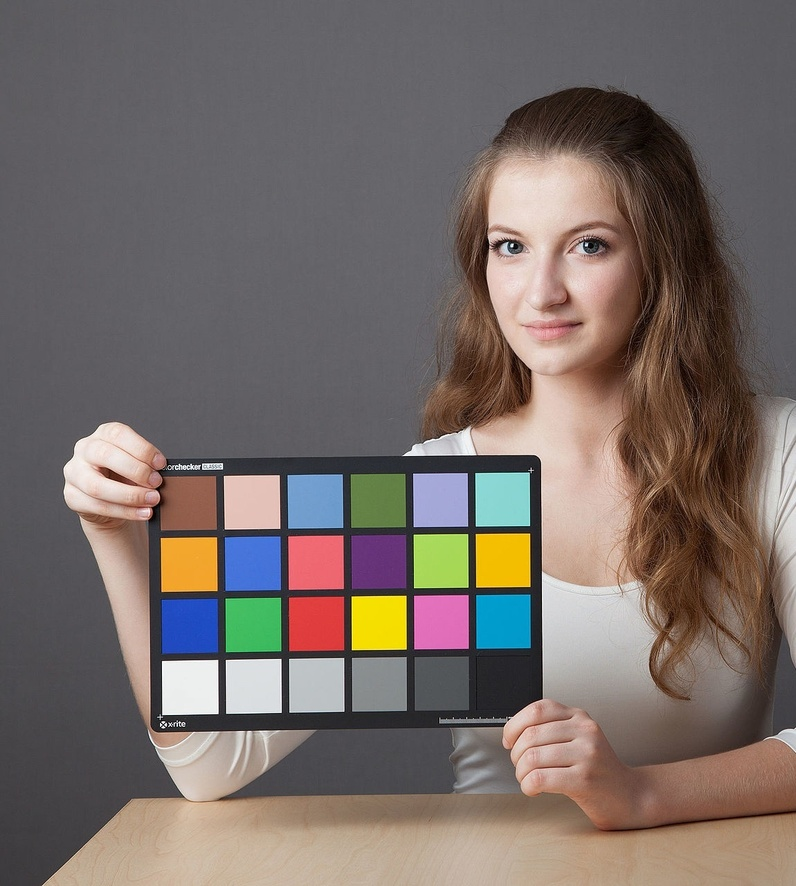
#> input picture exercises/ch3/ex_3_1/part2_im1.jpg, 796 x 886 px, shrunk from 1150 x 1280 before the run
$ python ex_3_1.py
#> lines starting #> are read from the running program, lines starting #| are printed output that depends on the picture; long printed decimals are rounded; pictures that were not available may be replaced by others from this repository, and a replacement may not be noted
import cv2
from matplotlib import pyplot
import numpy

from skimage import color


# [92 lines left out: functions part_0, part_1, not called in this run]


def part_2():
    """
    Can you recover what the color balance ratios are between the different
    settings?
    """

    # I got these images from wikipedia on color balancing
    prefix = "ex_3_1/part2_im"
    names = ["{}{}.jpg".format(prefix, i+1) for i in range(5)]
    images = [cv2.cvtColor(cv2.imread(name), cv2.COLOR_BGR2RGB)
              for name in names]
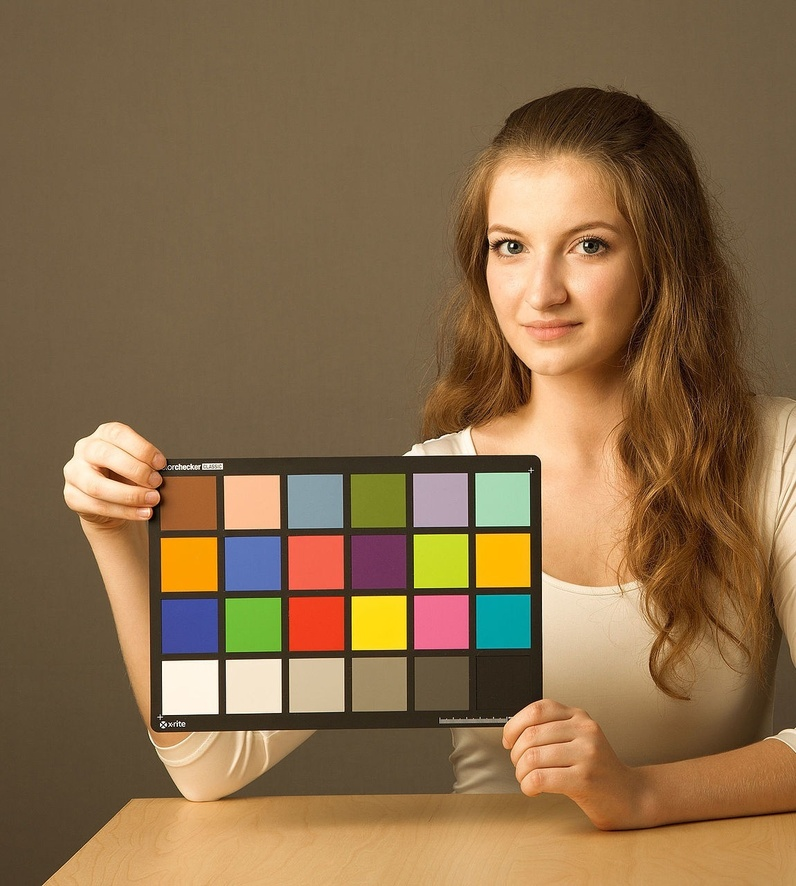
#> input picture exercises/ch3/ex_3_1/part2_im2.jpg, 796 x 886 px, shrunk from 1150 x 1280 before the run
#> images = 5 items

    # Extract the comparison image, and cast as a float so it can be negative
    # and eventually fractional
    baseline = images[0].astype(float)
    images = images[1:]
#> images = 4 items

    # As a hack, to avoid divide by zero stuff, make 0 values up to 1
    baseline[baseline == 0] = 1e-6

    # Get the pixel by pixel delta or scale values for each pair of image vs.
    # baseline. When you look at the output images, what you should see is
    # 1) baseline
    # 2) comparison image
    # 3) processed baseline which should look like the comparison image
    # METANOTE: This was an attempt to see if there was an average additive or
    # multiplicative change to the color channels. Long story short, straight
    # average addition or multiplication does not seem to adjust the colors
    # very well to match the original. I'll keep this around for comparison.
    deltas = [image - baseline for image in images]
#> deltas = 4 items
    scales = [image / baseline for image in images]
#> scales = 4 items
    for i, name in enumerate(names[1:]):
        print(f"Image {i+1}", "_deltas.")
        evaluate_image(baseline.copy(), deltas[i], name, "_deltas.", add=True)
        evaluate_image(baseline.copy(), scales[i], name, "_scales.", add=False)
#> this loop made 4 passes
#> (printed output is left out)

    # Next I tried looking up the mathematics of color balancing:
    # https://en.wikipedia.org/wiki/Color_balance#Mathematics_of_color_balance

    # The first thing it said was that a straight multiplication operation,
    # the same scaling value applied per channel to each pixel, has issues: "It
    # has been demonstrated that performing the white balancing in the phosphor
    # set assumed by sRGB tends to produce large errors in chromatic colors,
    # even though it can render the neutral surfaces perfectly neutral"

    # "If the image may be transformed into XYZ values, the color balancing may
    # be performed there. This is called a “wrong von Kries” transformation."
    # It's less good than balancing in RGB, apparently, and is mentioned just
    # as a bridge to other things.

    # "von Kries suggested converting color to the LMS color space, a.k.a. the
    # long/medium/short wavelength cone types. A 3x3 matrix converts RGB/XYZ to
    # LMS, then the three LMS values are scaled to balance the neutral; the
    # color can then be converted back to the desired final color space"

    # WTF no idea
    # "The best color matrix for adapting to a change in illuminant is not
    # necessarily a diagonal matrix in a fixed color space. If the space of
    # illuminants can be described as a linear model with N basis terms,
    # the proper color transformation will be the weighted sum of N fixed
    # linear transformations."

    # Okay, so multiplication by channel is likely the right answer here, but
    # the issue with the given images is that it's very unclear what color
    # space the given images were corrected in. Almost certainly not the
    # RGB that the image data is in. So there's likely a hidden 3x3
    # transformation muddling up the scalars I've been trying to get.

    # Conclusion: Try a few common color spaces and see if you can spot the
    # chosen one (tight variances on the scale), then move on
    scaled_baseline = baseline / 255
    avg_deviations = {
        "hsv": roundtrip(scaled_baseline, images, color.rgb2hsv, color.hsv2rgb,
                         names[1:], suffix="_hsv_scales."),
        "lab": roundtrip(scaled_baseline, images, color.rgb2lab, color.lab2rgb,
                         names[1:], suffix="_lab_scales."),
        "xyz": roundtrip(scaled_baseline, images, color.rgb2xyz, color.xyz2rgb,
                         names[1:], suffix="_xyz_scales."),
    }
    for key, value in avg_deviations.items():
        print(f"{key}: {value[0]}")

    # At the end of this, I don't love any of the transforms. None of them have
    # tiny deviations, leading me to believe that none of them are an exact
    # match for what the original modifier did. In the end I think the
    # (RGB > XYZ > scale > RGB) is slightly better than just (RGB > scale), and
    # they are both actually somewhat reasonable.


def evaluate_image(baseline, processed, name, suffix, add):
    """
    Print some by-channel stats about the given processed image, supporting
    both addition (add=True) and multiplication (add=False). Also write an
    image where the average transform has been applied to the baseline again.

    When add=False then we only consider pixels where the baseline is over 10
    (to avoid dividing by small numbers)

    Arguments:
        baseline: RGB image. THIS WILL BE MODIFIED. Pass in a copy if necessary
        processed: Same shape as baseline, but it should be the PROCESSED
            version of the valued stat. For example, if we are interested in
            scale, then it should be (image / baseline)
        name: path to the baseline image, where the only period is in the
            filetype. The written image will be based on this
        suffix: string, will be inserted into the name to make a derived name.
            Needs to end with a period.
        add: boolean, determines whether we will check for addition statistics
            (True) or multiplication (False)
    """
    if add:
        vectors = [processed[:, :, i].flatten() for i in range(3)]
    else:
        # When dealing with division, cut out places where the baseline value
        # is low, which would add more noise to the divided value
        vectors = [processed[:, :, i][baseline[:, :, i] > 10].flatten()
                   for i in range(3)]

    # Calculate stats for the chosen process, then print
    averages = list(map(numpy.average, vectors))
    std_dev = list(map(numpy.std, vectors))
    if add:
        print("Deltas")
    else:
        print("Scales")
    for i in range(3):
        print(f"avg: {averages[i]:.3f}, std: {std_dev[i]:.4f}")

    # Then write an example image where we try to apply the average transform
    # to the whole baseline image
    for i in range(3):
        if add:
            baseline[:, :, i] += averages[i]
        else:
            baseline[:, :, i] *= averages[i]
    # Clamp to 0-255
    baseline[baseline < 0] = 0
    baseline[baseline > 255] = 255
    # Write
    cv2.imwrite(suffix.join(name.split(".")),
                cv2.cvtColor(baseline.astype(numpy.uint8), cv2.COLOR_RGB2BGR))


# This is bad practice, stuffing it all into one function, but convenience!
def roundtrip(scaled_base, images, to_func, from_func, names, suffix):

#> called with suffix = '_hsv_scales.'
    processed_base = to_func(scaled_base)
    # Hack to avoid divide by zero
    processed_base[processed_base == 0] = 1e-6

    deviations = []
    roundtrip_images = []
    for image in images:
        processed_image = to_func(image.astype(float) / 255)
        scalars = processed_image / processed_base
        limited_values = [scalars[:, :, i][processed_base[:, :, i] > 0.05]
                          for i in range(3)]
        averages = [numpy.average(limited_values[i]) for i in range(3)]
        deviations.append([numpy.std(limited_values[i]) for i in range(3)])

        # Process the baseline using the average scale
        new_image = processed_base.copy()
        for i in range(3):
            new_image[:, :, i] *= averages[i]
        roundtrip_images.append(from_func(new_image) * 255)
#> this loop made 4 passes
#> averages on passes 1 to 4: [0.561, 3.44, 1.14], [1, 1, 1], [0.561, 3.44, 1.14], [0.561, 3.44, 1.14]
#> pass 1, in roundtrip, `scalars = processed_image / processed_base`:
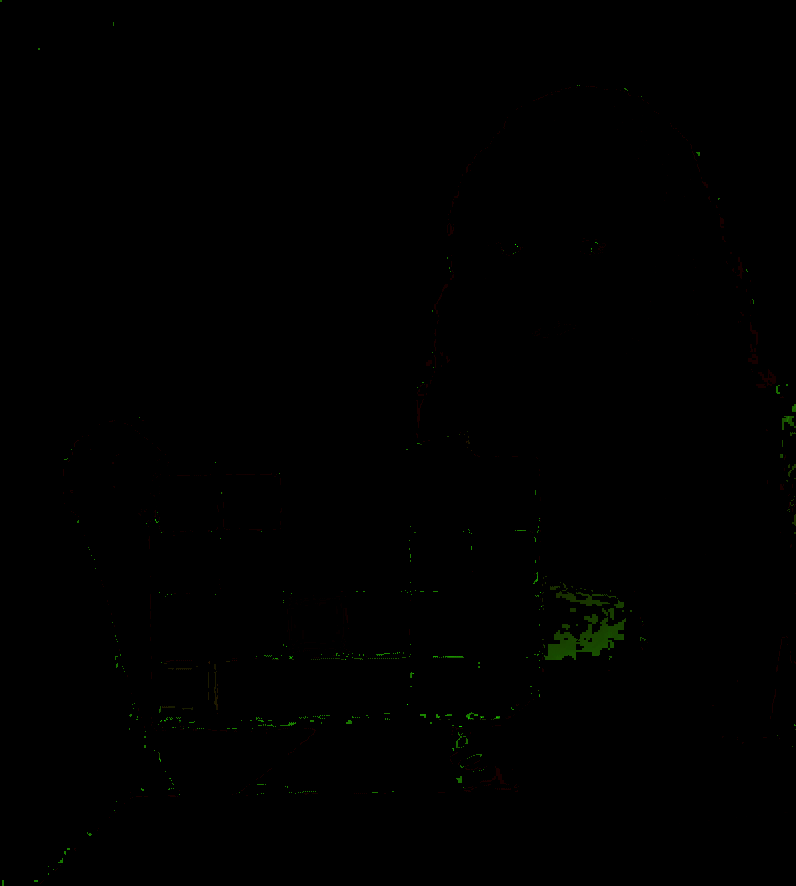
#> scalars: shape (886, 796, 3) float64; mean R, G, B 810.1, 1626, 1.1; drawn with min black and max white
#> after the loop, deviations = [[0.541, 2.57, 0.0846], [1.78e-09, 3.55e-09, 0], [0.541, 2.57, 0.0846], [0.541, 2.57, 0.0846]]; roundtrip_images = 4 items

    # Write the image out as debug
    for image, name in zip(roundtrip_images, names):
        image[image < 0] = 0
        image[image > 255] = 255
        cv2.imwrite(suffix.join(name.split(".")),
                    cv2.cvtColor(image.astype(numpy.uint8), cv2.COLOR_RGB2BGR))
#> this loop made 4 passes
#> name on passes 1 to 4: 'ex_3_1/part2_im2.jpg', 'ex_3_1/part2_im3.jpg', 'ex_3_1/part2_im4.jpg', 'ex_3_1/part2_im5.jpg'

    return (numpy.average(deviations, axis=0), roundtrip_images)


def main():
    # part_0()
    # part_1()
    part_2()
#> call 2 of roundtrip, with suffix = '_lab_scales.'
#> the loop in roundtrip (call 2), `for image in images:` made 4 passes
#> averages on passes 1 to 4: [1.05, 2.22, 3.58], [1, 1, 1], [1.05, 2.22, 3.58], [1.05, 2.22, 3.58]
#> pass 1, in roundtrip (call 2), `processed_image = to_func(image.astype(float) / 255)`:
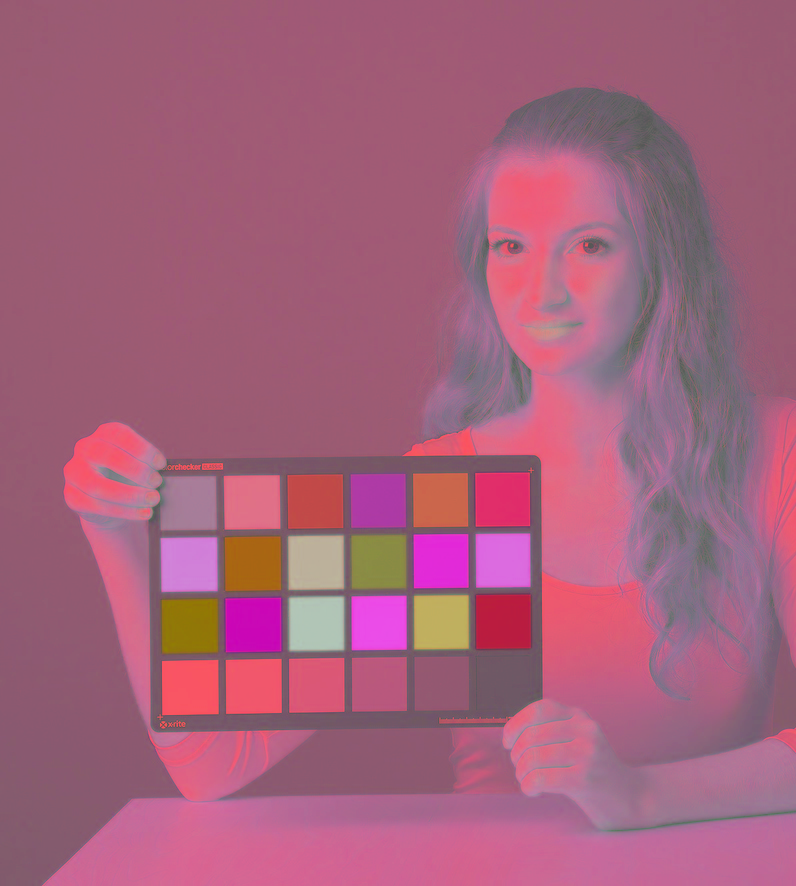
#> processed_image: shape (886, 796, 3) float64; mean R, G, B 47.3, 7.5, 23.2; drawn with min black and max white
#> after the loop in roundtrip (call 2), `for image in images:`:
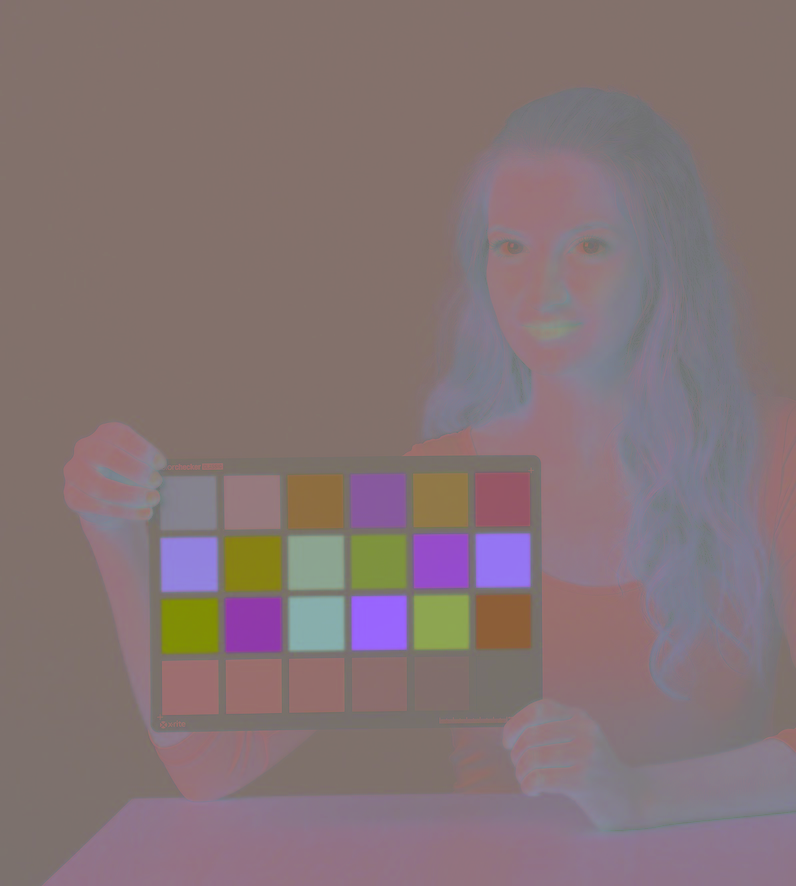
#> new_image: shape (886, 796, 3) float64; mean R, G, B 48, 9.9, 14.7; drawn with min black and max white
#> after the loop in roundtrip (call 2), `for image in images:`: deviations = [[0.099, 1.81, 4.71], [8.02e-09, 4.1e-09, 6.27e-09], [0.099, 1.81, 4.71], [0.099, 1.81, 4.71]]
#> the loop in roundtrip (call 2), `for image, name in zip(roundtrip_images, names):` made 4 passes
#> call 3 of roundtrip, with suffix = '_xyz_scales.'
#> the loop in roundtrip (call 3), `for image in images:` made 4 passes
#> averages on passes 1 to 4: [1.1, 1.07, 0.578], [1, 1, 1], [1.1, 1.07, 0.578], [1.1, 1.07, 0.578]
#> after the loop in roundtrip (call 3), `for image in images:`:
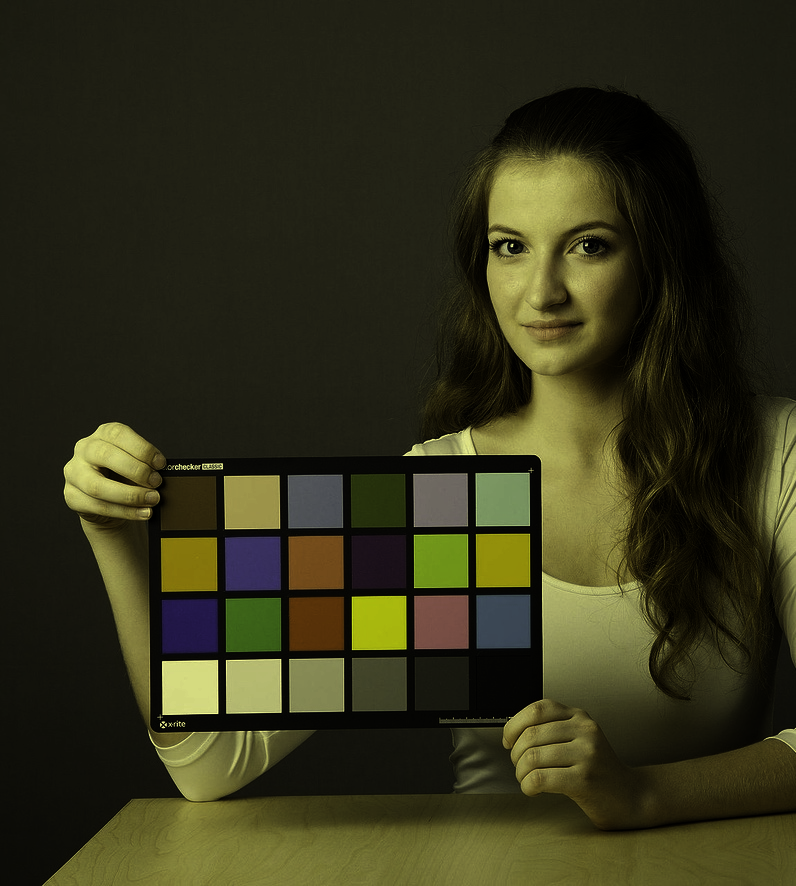
#> new_image: shape (886, 796, 3) float64; mean R, G, B 0.216, 0.211, 0.111; drawn with min black and max white
#> after the loop in roundtrip (call 3), `for image in images:`: deviations = [[0.069, 0.0609, 0.0894], [2.29e-11, 9.5e-12, 2.05e-10], [0.069, 0.0609, 0.0894], [0.069, 0.0609, 0.0894]]
#> the loop in roundtrip (call 3), `for image, name in zip(roundtrip_images, names):` made 4 passes
#> pass 1, in roundtrip (call 3), `cv2.imwrite(suffix.join(name.split(".")), cv2.cvtColor(image.astype(nu..`:
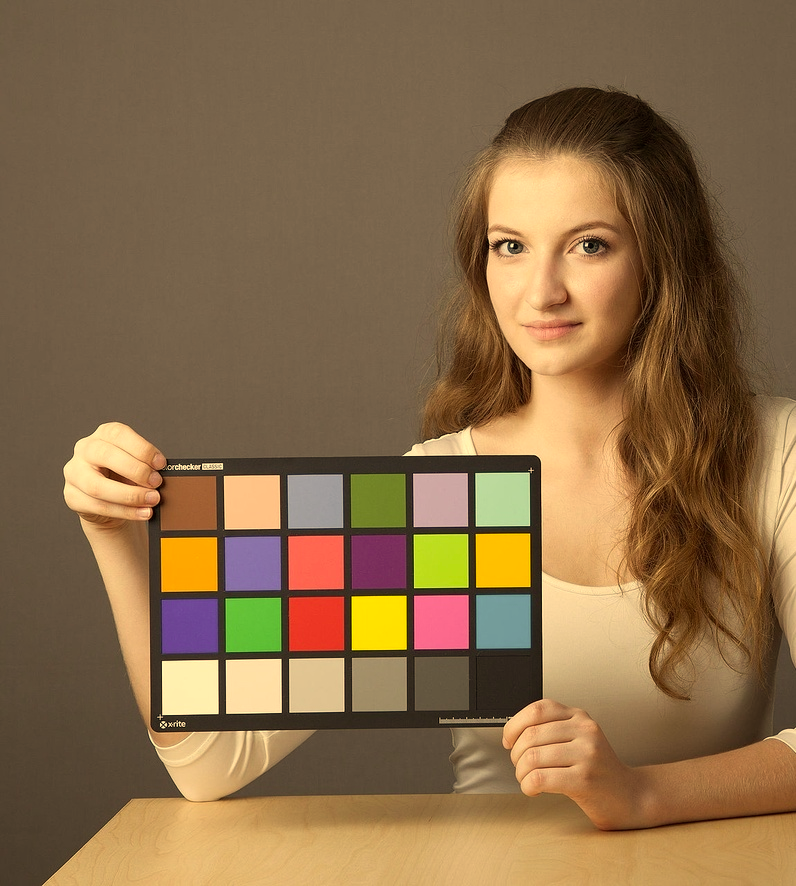
#> saved as part2_im2_xyz_scales.jpg: shape (886, 796, 3); mean B, G, R 72.6, 107.6, 137.1
#> the loop in part_2, `for key, value in avg_deviations.items():` made 3 passes
#| hsv: [0.4057 1.928 0.06346]
#| lab: [0.07426 1.355 3.535]
#| xyz: [0.05177 0.04564  0.06703]


if __name__ == "__main__":
    main()
